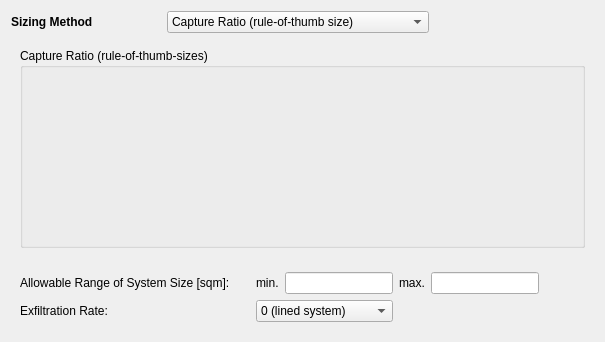
                  <widget class="QWidget" name="biof_curves_widget" native="true">
                   <layout class="QGridLayout" name="gridLayout_19">
                    <item row="2" column="0" colspan="3">
                     <widget class="QWidget" name="biof_design_widget2" native="true">
                      <layout class="QGridLayout" name="gridLayout_20">
                       <item row="0" column="6">
                        <spacer name="horizontalSpacer_50">
                         <property name="orientation">
                          <enum>Qt::Horizontal</enum>
                         </property>
                         <property name="sizeHint" stdset="0">
                          <size>
                           <width>40</width>
                           <height>20</height>
                          </size>
                         </property>
                        </spacer>
                       </item>
                       <item row="0" column="0">
                        <widget class="QLabel" name="biof_minsize_lbl">
                         <property name="text">
                          <string>Allowable Range of System Size [sqm]:</string>
                         </property>
                        </widget>
                       </item>
                       <item row="0" column="5">
                        <widget class="QLineEdit" name="biof_maxsize_box"/>
                       </item>
                       <item row="0" column="1">
                        <spacer name="horizontalSpacer_52">
                         <property name="orientation">
                          <enum>Qt::Horizontal</enum>
                         </property>
                         <property name="sizeType">
                          <enum>QSizePolicy::Fixed</enum>
                         </property>
                         <property name="sizeHint" stdset="0">
                          <size>
                           <width>20</width>
                           <height>20</height>
                          </size>
                         </property>
                        </spacer>
                       </item>
                       <item row="1" column="0">
                        <widget class="QLabel" name="biof_exfil_lbl">
                         <property name="text">
                          <string>Exfiltration Rate:</string>
                         </property>
                        </widget>
                       </item>
                       <item row="1" column="2" colspan="2">
                        <widget class="QComboBox" name="biof_exfil_combo">
                         <property name="whatsThis">
                          <string>&lt;!DOCTYPE HTML PUBLIC &quot;-//W3C//DTD HTML 4.0//EN&quot; &quot;http://www.w3.org/TR/REC-html40/strict.dtd&quot;&gt;
&lt;html&gt;&lt;head&gt;&lt;meta name=&quot;qrichtext&quot; content=&quot;1&quot; /&gt;&lt;style type=&quot;text/css&quot;&gt;
p, li { white-space: pre-wrap; }
&lt;/style&gt;&lt;/head&gt;&lt;body style=&quot; font-family:'MS Shell Dlg 2'; font-size:8.25pt; font-weight:400; font-style:normal;&quot;&gt;
&lt;p style=&quot; margin-top:0px; margin-bottom:0px; margin-left:0px; margin-right:0px; -qt-block-indent:0; text-indent:0px;&quot;&gt;&lt;span style=&quot; font-size:8pt;&quot;&gt;The likely exfiltration rate from the system (less than the theoretical maximum infiltration rate of the soil). Select this value based on performance data of systems in your city.&lt;/span&gt;&lt;/p&gt;&lt;/body&gt;&lt;/html&gt;</string>
                         </property>
                         <item>
                          <property name="text">
                           <string>0 (lined system)</string>
                          </property>
                         </item>
                         <item>
                          <property name="text">
                           <string>0.18 mm/hr</string>
                          </property>
                         </item>
                         <item>
                          <property name="text">
                           <string>0.36 mm/hr</string>
                          </property>
                         </item>
                         <item>
                          <property name="text">
                           <string>1.8 mm/hr</string>
                          </property>
                         </item>
                         <item>
                          <property name="text">
                           <string>3.6 mm/hr</string>
                          </property>
                         </item>
                        </widget>
                       </item>
                       <item row="0" column="4">
                        <widget class="QLabel" name="biof_maxsize_lbl">
                         <property name="text">
                          <string>max.</string>
                         </property>
                        </widget>
                       </item>
                       <item row="0" column="2">
                        <widget class="QLabel" name="biof_minsize_lbl_2">
                         <property name="text">
                          <string>min.</string>
                         </property>
                        </widget>
                       </item>
                       <item row="0" column="3">
                        <widget class="QLineEdit" name="biof_minsize_box"/>
                       </item>
                       <item row="1" column="1">
                        <spacer name="horizontalSpacer_72">
                         <property name="orientation">
                          <enum>Qt::Horizontal</enum>
                         </property>
                         <property name="sizeType">
                          <enum>QSizePolicy::Fixed</enum>
                         </property>
                         <property name="sizeHint" stdset="0">
                          <size>
                           <width>20</width>
                           <height>20</height>
                          </size>
                         </property>
                        </spacer>
                       </item>
                       <item row="1" column="4" colspan="3">
                        <spacer name="horizontalSpacer_73">
                         <property name="orientation">
                          <enum>Qt::Horizontal</enum>
                         </property>
                         <property name="sizeHint" stdset="0">
                          <size>
                           <width>40</width>
                           <height>20</height>
                          </size>
                         </property>
                        </spacer>
                       </item>
                      </layout>
                     </widget>
                    </item>
                    <item row="0" column="2">
                     <spacer name="horizontalSpacer_2">
                      <property name="orientation">
                       <enum>Qt::Horizontal</enum>
                      </property>
                      <property name="sizeType">
                       <enum>QSizePolicy::Maximum</enum>
                      </property>
                      <property name="sizeHint" stdset="0">
                       <size>
                        <width>100</width>
                        <height>20</height>
                       </size>
                      </property>
                     </spacer>
                    </item>
                    <item row="0" column="0">
                     <widget class="QLabel" name="biof_curves_lbl">
                      <property name="sizePolicy">
                       <sizepolicy hsizetype="Maximum" vsizetype="Preferred">
                        <horstretch>0</horstretch>
                        <verstretch>0</verstretch>
                       </sizepolicy>
                      </property>
                      <property name="maximumSize">
                       <size>
                        <width>150</width>
                        <height>16777215</height>
                       </size>
                      </property>
                      <property name="whatsThis">
                       <string>&lt;html&gt;&lt;head/&gt;&lt;body&gt;&lt;p&gt;Low Flow Bypass = &lt;/p&gt;&lt;p&gt;High Flow Bypass = &lt;/p&gt;&lt;p&gt;Saturated hydraulic conductivity = 180mm/hr&lt;/p&gt;&lt;p&gt;TN content of filter media = &lt;/p&gt;&lt;p&gt;Orthophosphate content of filter media =&lt;/p&gt;&lt;p&gt;Overflow Weir Width = &lt;/p&gt;&lt;p&gt;&lt;br/&gt;&lt;/p&gt;&lt;p&gt;Unlined Filter Media Perimeter adjusted to maintain aspect ratio&lt;/p&gt;&lt;p&gt;Unlined filter media base&lt;/p&gt;&lt;p&gt;Vegetated with effective nutrient removal plants&lt;/p&gt;&lt;p&gt;Underdrain Present&lt;/p&gt;&lt;p&gt;Submerged Zone with Carbon Present, depth = 0.45m&lt;/p&gt;&lt;/body&gt;&lt;/html&gt;</string>
                      </property>
                      <property name="text">
                       <string>&lt;html&gt;&lt;head/&gt;&lt;body&gt;&lt;p&gt;&lt;span style=&quot; font-weight:600;&quot;&gt;Sizing Method&lt;/span&gt;&lt;/p&gt;&lt;/body&gt;&lt;/html&gt;</string>
                      </property>
                     </widget>
                    </item>
                    <item row="0" column="1">
                     <widget class="QComboBox" name="comboBox">
                      <item>
                       <property name="text">
                        <string>Capture Ratio (rule-of-thumb size)</string>
                       </property>
                      </item>
                      <item>
                       <property name="text">
                        <string>Design Curve (performance curve look-up)</string>
                       </property>
                      </item>
                     </widget>
                    </item>
                    <item row="1" column="0" colspan="3">
                     <widget class="QStackedWidget" name="stackedWidget_2">
                      <property name="minimumSize">
                       <size>
                        <width>0</width>
                        <height>0</height>
                       </size>
                      </property>
                      <property name="currentIndex">
                       <number>0</number>
                      </property>
                      <widget class="QWidget" name="page_3">
                       <layout class="QVBoxLayout" name="verticalLayout_4">
                        <item>
                         <widget class="QGroupBox" name="groupBox">
                          <property name="minimumSize">
                           <size>
                            <width>0</width>
                            <height>200</height>
                           </size>
                          </property>
                          <property name="title">
                           <string>Capture Ratio (rule-of-thumb-sizes)</string>
                          </property>
                         </widget>
                        </item>
                       </layout>
                      </widget>
                      <widget class="QWidget" name="page_4">
                       <layout class="QVBoxLayout" name="verticalLayout_5">
                        <item>
                         <widget class="QGroupBox" name="groupBox_2">
                          <property name="title">
                           <string>Design Curve (performance curve lookup)</string>
                          </property>
                         </widget>
                        </item>
                       </layout>
                      </widget>
                     </widget>
                    </item>
                   </layout>
                  </widget>
